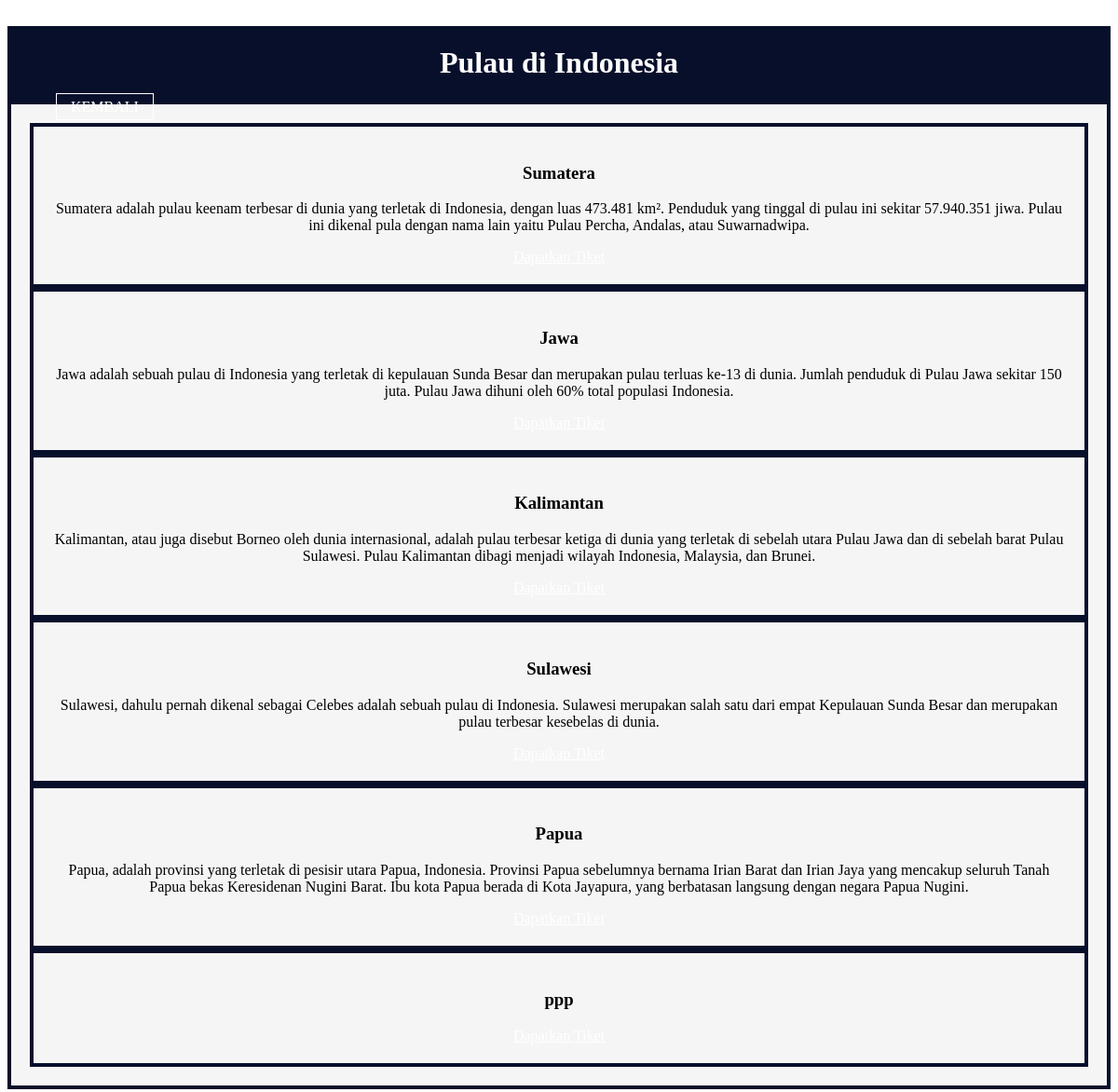
The app's page /materi.php with its own data.
### tables this page shows
CREATE TABLE `pulau` (
  `id_pulau` int(11) NOT NULL,
  `pulau` varchar(225) DEFAULT NULL,
  `informasi` varchar(500) DEFAULT NULL
);

### materi.php (the view, shortened to what this page needs)
<!DOCTYPE html>
<html lang="en">
<head>
</head>
<body>
     <div class="rumah-adat">
        <h1>Pulau di Indonesia</h1></div>
        <div class="box">
        <?php
            include 'koneksi.php';
            $result = mysqli_query($mysqli, "SELECT * FROM pulau") or die (mysqli_error());
            while($data = mysqli_fetch_array($result)){
                ?>
            <div class="box">
                <h3><?php echo $data['pulau']; ?></h3>
                <p><?php echo $data['informasi']; ?></p>
                <a href="tket.php" class="btn">Dapatkan Tiket</a>
            </div>
        <?php } ?>
     <div class="button">
        <a href="user.php" class="btn1">KEMBALI</a>
    </div>
</body>
</html>

### materi.php (style rules this page uses)
.rumah-adat { text-align: center; color: white; margin-top: 28px; align-content: center; background-color: #070F2B; }
a { color: white; }
.box { background-color: whitesmoke; border: 4px solid #070F2B; padding: 20px; box-sizing: border-box; text-align: center; }
.button { position:absolute; top: 9%; left: 5%; transform: translate(-50%-50%); }
.btn1 { border: 1px solid white; padding: 5px 15px; color: white; text-decoration: none; transition: 0.6s ease; margin top: 20px; }

### records on screen
pulau: pulau "Sumatera", informasi "Sumatera adalah pulau keenam terbesar di dunia yang terletak di Indonesia, dengan luas 473.481 km². Penduduk yang tinggal di pulau ini sekitar 57.940.351 jiwa. Pulau ini dikenal pula dengan nama lain yaitu Pulau Percha, Andalas, atau Suwarnadwipa."
pulau: pulau "Jawa", informasi "Jawa adalah sebuah pulau di Indonesia yang terletak di kepulauan Sunda Besar dan merupakan pulau terluas ke-13 di dunia. Jumlah penduduk di Pulau Jawa sekitar 150 juta. Pulau Jawa dihuni oleh 60% total populasi Indonesia."
pulau: pulau "Kalimantan", informasi "Kalimantan, atau juga disebut Borneo oleh dunia internasional, adalah pulau terbesar ketiga di dunia yang terletak di sebelah utara Pulau Jawa dan di sebelah barat Pulau Sulawesi. Pulau Kalimantan dibagi menjadi wilayah Indonesia, Malaysia, dan Brunei."
pulau: pulau "Sulawesi", informasi "Sulawesi, dahulu pernah dikenal sebagai Celebes adalah sebuah pulau di Indonesia. Sulawesi merupakan salah satu dari empat Kepulauan Sunda Besar dan merupakan pulau terbesar kesebelas di dunia."
pulau: pulau "Papua", informasi "Papua, adalah provinsi yang terletak di pesisir utara Papua, Indonesia. Provinsi Papua sebelumnya bernama Irian Barat dan Irian Jaya yang mencakup seluruh Tanah Papua bekas Keresidenan Nugini Barat. Ibu kota Papua berada di Kota Jayapura, yang berbatasan langsung dengan negara Papua Nugini."
pulau: pulau "ppp"
